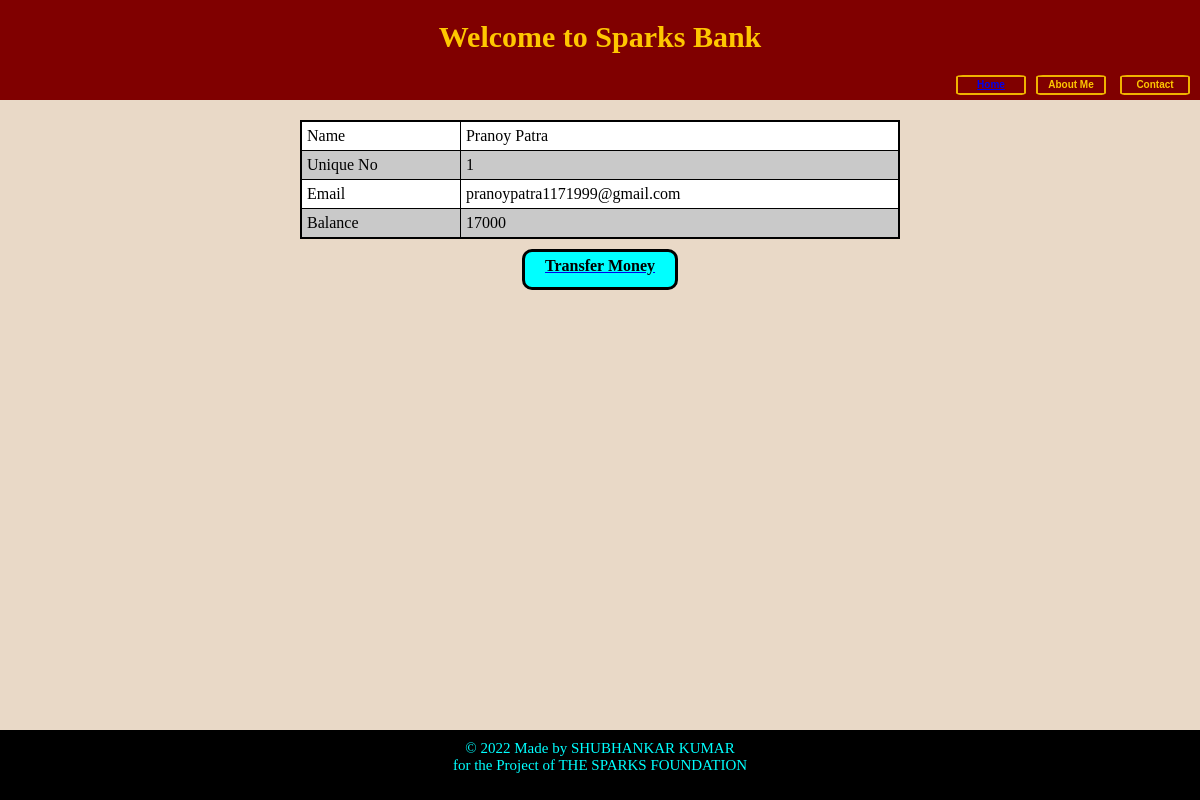
The page /user.php?id=1 on the database its author committed.
### tables this page shows
CREATE TABLE `customers` (
  `id` int(12) NOT NULL,
  `name` varchar(50) NOT NULL,
  `email` varchar(50) NOT NULL,
  `bal` int(11) NOT NULL
);

### user.php (the view, shortened to what this page needs)
<!doctype html>
<html lang="en">
    <head>
        <?php include"header.php"; ?>
    </head>
    <body>
    <div class="mh">
<?php
    $id=$_GET['id'];
    include "conn.php";
    $sql="SELECT * FROM customers WHERE id={$id}";
    $result=mysqli_query($conn,$sql) or die("Query failed");
    if(mysqli_num_rows($result)>0){
        $row=mysqli_fetch_assoc($result);
        ?>
        <table class="col-l-6 col-m-6 col-s-8 col-xs-10 sutab">
            <tr>
                <td>Name</td>
                <td><?php echo $row['name']; ?></td>
            </tr>
            <tr>
                <td>Unique No</td>
                <td><?php echo $row['id']; ?></td>
            </tr>
            <tr>
                <td>Email</td>
                <td><?php echo $row['email']; ?></td>
            </tr>
            <tr>
                <td>Balance</td>
                <td><?php echo $row['bal']; ?></td>
            </tr>
        </table>
        <a href="transfer.php?id=<?php echo $row['id'] ?>"><div class="transfer-btn">Transfer Money</div></a>
        <?php
    }else{
        echo "somthing went wrong...";
    }
    echo "</div>";
     include "footer.php" ;
?>
</body>
</html>

### css/style.css (style rules this page uses)
* { padding:0px; margin:0px; font-size: inherit; }
body { background-color: rgb(233, 217, 199); min-height: 90vh; }
head { font-size: 10px; }
table { margin-top: 20px; width: 100%; border:2px solid black; border-collapse:collapse; }
td,th { border:1px solid black; min-height: fit-content; padding:5px; font-weight: 500; }
tr:nth-child(even) { background-color: rgb(201, 201, 201); }
tr:nth-child(odd) { background-color: white; }
.sutab { margin:auto; margin-top: 20px; }
.transfer-btn { margin: auto; height: 30px; width: 150px; text-align: center; padding-top: 5px; margin-top: 10px; color: black; font-weight: bold; background-color: aqua; border-radius: 10px; border:3px solid black; }
.mh { height: fit-content; min-height: 350px; }

### css/utils.css (style rules this page uses)
@media only screen and (min-width: 721px) { .col-s-8 { width: 66.66%; } }
@media only screen and (min-width: 1080px) { .col-m-6 { width: 50%; } }
@media only screen and (min-width: 1200px) { .col-l-6 { width: 50%; } }

### rows shown on the page
customers: name "Pranoy Patra", id "1", email "pranoypatra1171999@gmail.com", bal "17000"
